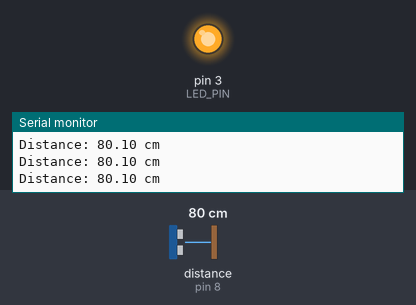
A sketch run on a simulated Arduino Uno, built with avr-gcc and run on an emulated ATmega328P. Shown: output pins drawn as LEDs (lit = HIGH), the last lines printed to the serial monitor. Wiring (inferred from the names in the program): ultrasonic range finder: trigger pin 9; echo pin 8. The inputs (shaded band) are chosen by the test bench; at power-on: distance to the obstacle (sensor on pin 8) 80 cm. The echo pulse lasts 58.3 µs per cm; pins used as bus, display or sensor lines are not drawn.

Above: at 1.3 s.
1.4 s: distance to the obstacle (sensor on pin 8) set to 23 cm
2.9 s: distance to the obstacle (sensor on pin 8) set to 18 cm
At 3.8 s:
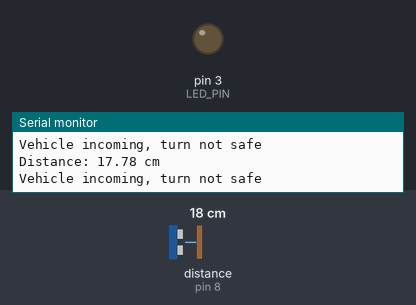
4.5 s: distance to the obstacle (sensor on pin 8) set to 60 cm
At 5.4 s:
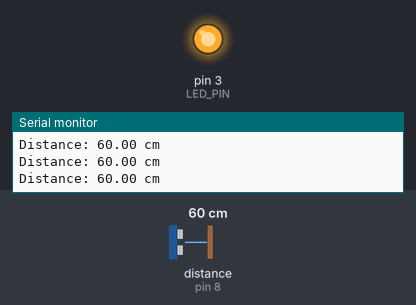
Timing chart, 0 to 7.5 s (numbered marks = the images above; inputs shaded):
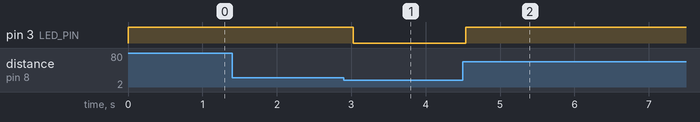

The sketch:

Working_UltrasonicSensor2.ino
```cpp
const int trigPin = 9;
const int echoPin = 8;
const int LED_PIN = 3;

void setup() {
  Serial.begin(9600);
  pinMode(trigPin, OUTPUT);
  pinMode(echoPin, INPUT);
  pinMode(LED_PIN, OUTPUT); // Set LED pin as output
}

void loop() {
  // Generate 10-microsecond pulse to TRIG pin
  digitalWrite(trigPin, HIGH);
  delayMicroseconds(10);
  digitalWrite(trigPin, LOW);

  // Measure duration of pulse from ECHO pin
  long duration_us = pulseIn(echoPin, HIGH);

  // Calculate the distance
  float distance_cm = duration_us / 58.0;

  // Print the distance to the serial monitor
  Serial.print("Distance: ");
  Serial.print(distance_cm);
  Serial.println(" cm");

  // Check if the distance is less than or equal to 20 cm
  if (distance_cm <= 20) {
    Serial.println("Vehicle incoming, turn not safe");
    digitalWrite(LED_PIN, LOW); // Turn off LED
  } else {
    Serial.print("Distance: ");
    Serial.print(distance_cm);
    Serial.println(" cm");
    digitalWrite(LED_PIN, HIGH); // Turn on LED
  }

  delay(500);
}
```

Measured:
- the behaviour switches between 21 and 20 cm on distance to the obstacle (sensor on pin 8) (found by bisection; images 0 and 1)
- after the input at 2.9 s, pin 3 (LED_PIN): HIGH → LOW after 0.13 s
- after the input at 4.5 s, pin 3 (LED_PIN): LOW → HIGH at once
